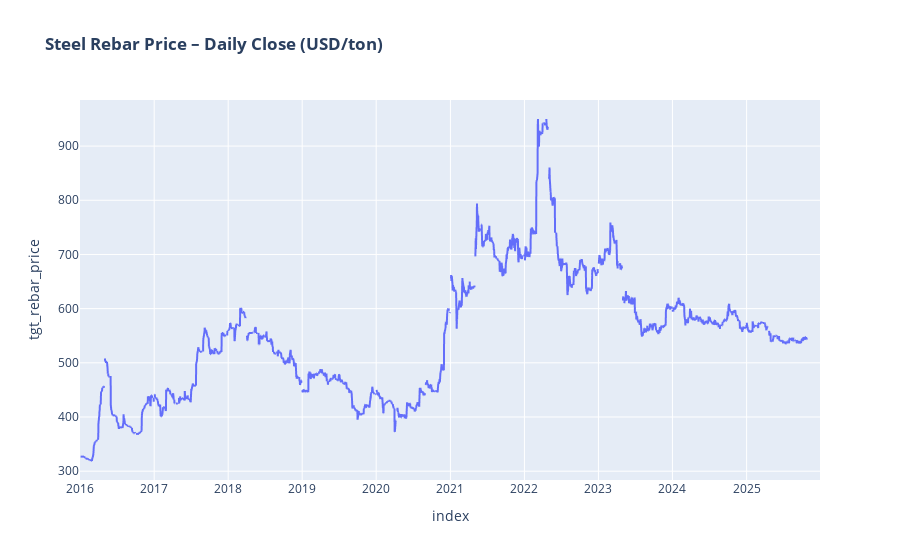

Notebook source saved alongside this figure:
### Markdown cell above
**Observaciones**:

> Categóricas:

No hay variables categóricas

> Numéricas:

En este analisis de series de tiempo no eliminaremos valores 

> Correlación:

Al ser una serie de tiempo la correlación lineal no aporta mucha información

### Code cell
fig = px.line(
    df,
    x=df.index,
    y="tgt_rebar_price",
    title="<b>Steel Rebar Price – Daily Close (USD/ton)</b>"
)

fig.show()

### Figure 1 — Plotly figure (JSON) as saved in the notebook; plotly's stock layout.template omitted (floating-point values rounded to 4 significant figures; data arrays with more than 128 entries replaced by an {"elided": "..."} marker saying what was removed)
{"data": [{"hovertemplate": "index=%{x}<br>tgt_rebar_price=%{y}<extra></extra>", "legendgroup": "", "line": {"color": "#636efa", "dash": "solid"}, "marker": {"symbol": "circle"}, "mode": "lines", "name": "", "showlegend": false, "type": "scattergl", "x": {"elided": "2607 str values"}, "xaxis": "x", "y": {"elided": "2607 float values"}, "yaxis": "y"}], "layout": {"legend": {"tracegroupgap": 0}, "title": {"text": "<b>Steel Rebar Price – Daily Close (USD/ton)</b>"}, "xaxis": {"anchor": "y", "domain": [0, 1], "title": {"text": "index"}}, "yaxis": {"anchor": "x", "domain": [0, 1], "title": {"text": "tgt_rebar_price"}}}}
